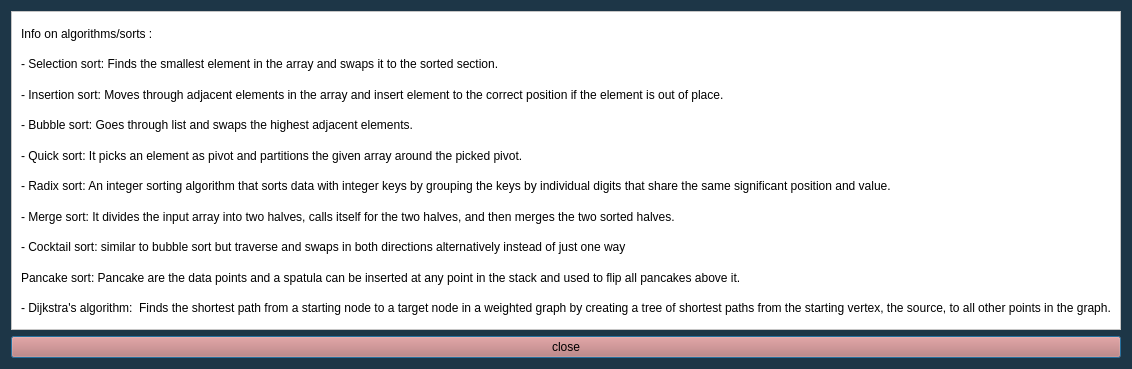
<?xml version="1.0" encoding="UTF-8"?>
<ui version="4.0">
 <class>AlgDisplayWindow</class>
 <widget class="QDialog" name="AlgDisplayWindow">
  <property name="geometry">
   <rect>
    <x>0</x>
    <y>0</y>
    <width>1070</width>
    <height>369</height>
   </rect>
  </property>
  <property name="windowTitle">
   <string>Dialog</string>
  </property>
  <property name="styleSheet">
   <string notr="true">background-color: rgb(29, 54, 71);</string>
  </property>
  <layout class="QVBoxLayout" name="verticalLayout">
   <item>
    <widget class="QFrame" name="frame">
     <property name="styleSheet">
      <string notr="true">background-color: rgb(255, 255, 255);</string>
     </property>
     <property name="frameShape">
      <enum>QFrame::StyledPanel</enum>
     </property>
     <property name="frameShadow">
      <enum>QFrame::Raised</enum>
     </property>
     <layout class="QVBoxLayout" name="verticalLayout_2">
      <item>
       <widget class="QLabel" name="label">
        <property name="text">
         <string>Info on algorithms/sorts :</string>
        </property>
       </widget>
      </item>
      <item>
       <widget class="QLabel" name="label_2">
        <property name="text">
         <string>- Selection sort: Finds the smallest element in the array and swaps it to the sorted section. </string>
        </property>
       </widget>
      </item>
      <item>
       <widget class="QLabel" name="label_3">
        <property name="text">
         <string>- Insertion sort: Moves through adjacent elements in the array and insert element to the correct position if the element is out of place. </string>
        </property>
       </widget>
      </item>
      <item>
       <widget class="QLabel" name="label_4">
        <property name="text">
         <string>- Bubble sort: Goes through list and swaps the highest adjacent elements. </string>
        </property>
       </widget>
      </item>
      <item>
       <widget class="QLabel" name="label_5">
        <property name="text">
         <string>- Quick sort: It picks an element as pivot and partitions the given array around the picked pivot. </string>
        </property>
       </widget>
      </item>
      <item>
       <widget class="QLabel" name="label_6">
        <property name="text">
         <string>- Radix sort: An integer sorting algorithm that sorts data with integer keys by grouping the keys by individual digits that share the same significant position and value. </string>
        </property>
       </widget>
      </item>
      <item>
       <widget class="QLabel" name="label_7">
        <property name="text">
         <string>- Merge sort: It divides the input array into two halves, calls itself for the two halves, and then merges the two sorted halves.</string>
        </property>
       </widget>
      </item>
      <item>
       <widget class="QLabel" name="label_9">
        <property name="text">
         <string>- Cocktail sort: similar to bubble sort but traverse and swaps in both directions alternatively instead of just one way</string>
        </property>
       </widget>
      </item>
      <item>
       <widget class="QLabel" name="label_10">
        <property name="text">
         <string>Pancake sort: Pancake are the data points and a spatula can be inserted at any point in the stack and used to flip all pancakes above it.</string>
        </property>
       </widget>
      </item>
      <item>
       <widget class="QLabel" name="label_11">
        <property name="text">
         <string>- Dijkstra's algorithm:  Finds the shortest path from a starting node to a target node in a weighted graph by creating a tree of shortest paths from the starting vertex, the source, to all other points in the graph.</string>
        </property>
       </widget>
      </item>
     </layout>
    </widget>
   </item>
   <item>
    <widget class="QPushButton" name="pushButton">
     <property name="styleSheet">
      <string notr="true">background-color: rgb(194, 112, 104);</string>
     </property>
     <property name="text">
      <string>close</string>
     </property>
    </widget>
   </item>
  </layout>
 </widget>
 <resources/>
 <connections>
  <connection>
   <sender>pushButton</sender>
   <signal>clicked()</signal>
   <receiver>AlgDisplayWindow</receiver>
   <slot>close()</slot>
   <hints>
    <hint type="sourcelabel">
     <x>296</x>
     <y>180</y>
    </hint>
    <hint type="destinationlabel">
     <x>408</x>
     <y>132</y>
    </hint>
   </hints>
  </connection>
 </connections>
</ui>
